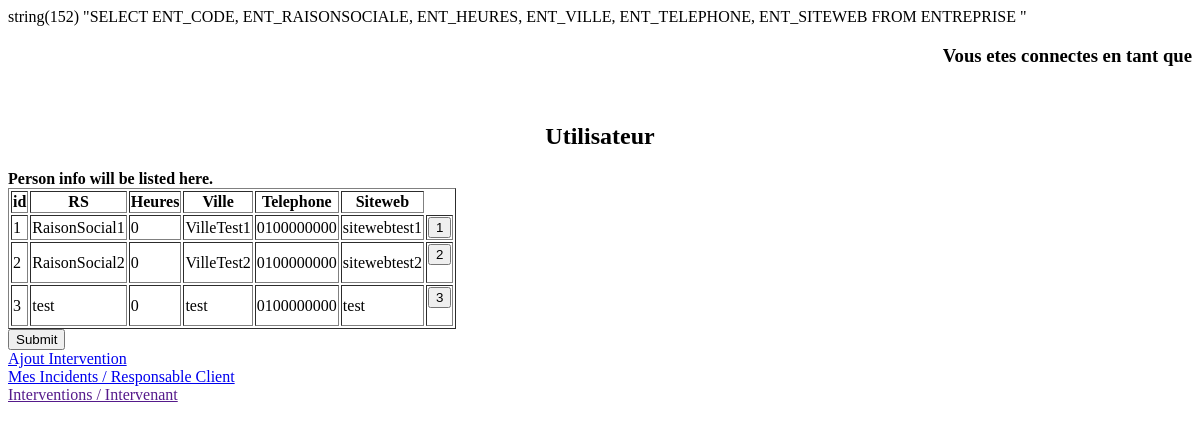
Page /test/intervention/showentreprise.php on the earlier database version.
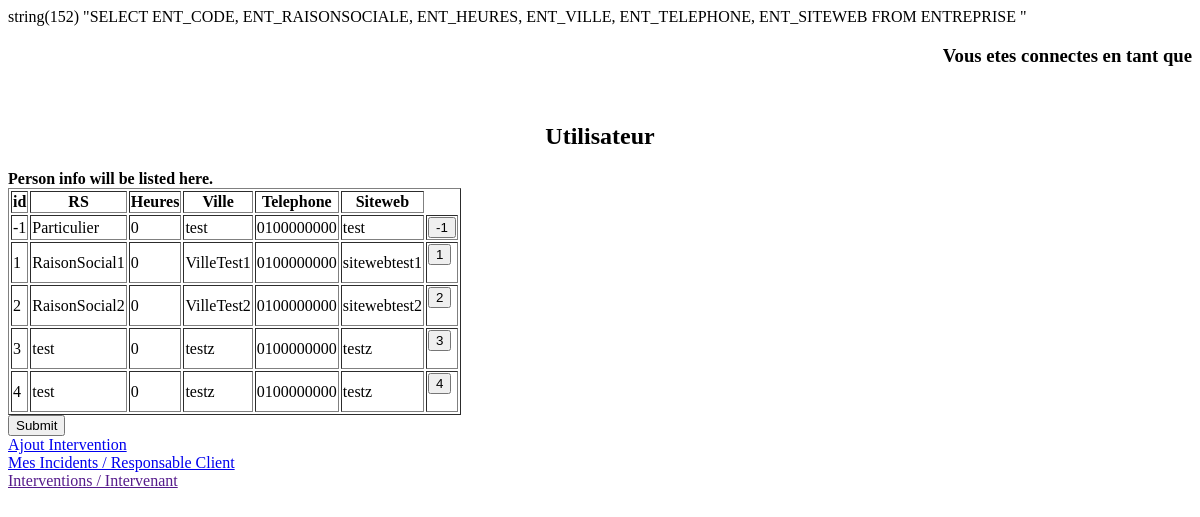
Same page on the later database version.
### tables this page shows
CREATE TABLE `ENTREPRISE` (
  `ENT_CODE` int(11) NOT NULL AUTO_INCREMENT,
  `ENT_RAISONSOCIALE` char(100) DEFAULT NULL,
  `ENT_POINTS` decimal(4,0) DEFAULT NULL,
  `ENT_HEURES` decimal(4,0) DEFAULT NULL,
  `ENT_RUE` char(70) DEFAULT NULL,
  `ENT_CP` char(5) DEFAULT NULL,
  `ENT_VILLE` char(40) DEFAULT NULL,
  `ENT_MAIL` char(50) DEFAULT NULL,
  `ENT_TELEPHONE` char(10) DEFAULT NULL,
  `ENT_SITEWEB` char(40) DEFAULT NULL,
  PRIMARY KEY (`ENT_CODE`)
);

### test/intervention/function.php (called while the page is built, shortened)
<?php
function infosEntrepriserespint()
    {
        $con = connecter();
                if (!$con)
                  {
                    die('Could not connect: ' . mysqli_error($con));
                  }
                else {
                     $sql="SELECT ENT_CODE, ENT_RAISONSOCIALE, ENT_HEURES, ENT_VILLE, ENT_TELEPHONE, ENT_SITEWEB
                         FROM ENTREPRISE
                         ";
                         var_dump($sql);
                    }
        $result = mysqli_query($con,$sql);
        return($result);
    }

### test/intervention/showentreprise.php (the view, shortened to what this page needs)
<?php
require_once("function.php") ;
$fonction = $_SESSION['fonction'];
 $test = infosEntrepriserespint()
?>
<html>
<head>
</head>
<body>
<form>
<h3 align="right">Vous etes connectes en tant que <?php echo($_SESSION['login'].' '.$fonction) ?> </h3>
<br>
<H2 align='center'>Utilisateur</H2>
<div id="container"><b>Person info will be listed here.</b></div>
<table border='1'>
<tr>
<th>id</th>
<th>RS</th>
<th>Heures</th>
<th>Ville</th>
<th>Telephone</th>
<th>Siteweb</th>
</tr><?php
while($row = mysqli_fetch_array($test))
  {
  echo "<tr>";
  echo "<td>" . $row['ENT_CODE'] . "</td>";
  echo "<td>" . $row['ENT_RAISONSOCIALE'] . "</td>";
  echo "<td>" . $row['ENT_HEURES'] . "</td>";
  echo "<td>" . $row['ENT_VILLE'] . "</td>";
  echo "<td>" . $row['ENT_TELEPHONE'] . "</td>";
  echo "<td>" . $row['ENT_SITEWEB'] . "</td>";?>
  <td>
  <form action="modifentreprise.php" method="POST">
                <input type="submit" name="test" id="test" value="<?php echo ($row['ENT_CODE']); ?>" onClick="
                  if(confirm('Vous allez consulter les informations concernant les stations'))
                  {
                    submit()
                  }
                  else{
                  return false;
                  }
                  "/>
              </form>
  <?php echo "</td>";
}
  ?>
</table>
 <input type="submit"  onclick="showIntervention()"> </br>
<a href="ajoutintervention.php">Ajout Intervention</a></br>
<a href="showinterventionMesResponCli.php">Mes Incidents / Responsable Client </a></br>
<a href="">Interventions / Intervenant </a></br>
</form>
</body>
</html>

Differences in the rows shown:
added entreprise: ENT_CODE "-1", ENT_RAISONSOCIALE "Particulier", ENT_HEURES "0", ENT_VILLE "test", ENT_TELEPHONE "0100000000", ENT_SITEWEB "test", test "-1"
changed entreprise id 3: ENT_VILLE "test" → "testz"; ENT_SITEWEB "test" → "testz"
added entreprise: ENT_CODE "4", ENT_RAISONSOCIALE "test", ENT_HEURES "0", ENT_VILLE "testz", ENT_TELEPHONE "0100000000", ENT_SITEWEB "testz", test "4"
